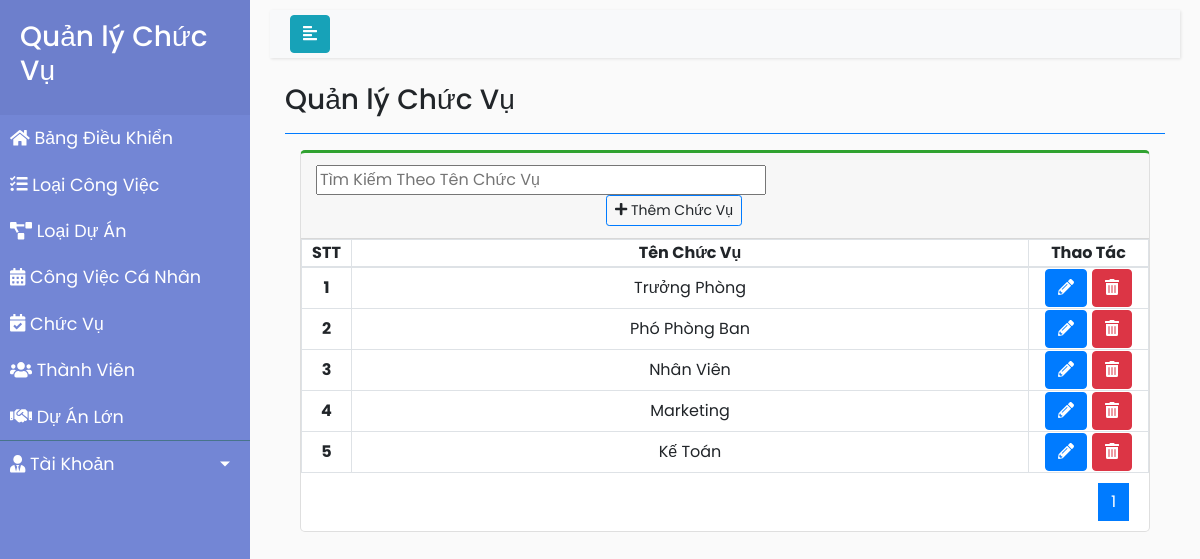
The app's page /ChucVu/index.php with its own data.
### tables this page shows
CREATE TABLE `chucvu` (
  `id` int(11) NOT NULL,
  `TenChucVu` varchar(50) NOT NULL
);

### ChucVu/index.php (the view, shortened to what this page needs)
<!DOCTYPE html>
<html>
<head>
    <link rel="stylesheet" href="https://stackpath.bootstrapcdn.com/bootstrap/4.1.0/css/bootstrap.min.css">
    <link rel="stylesheet" href="styleCV.css">
    <link rel="stylesheet" href="https://cdnjs.cloudflare.com/ajax/libs/malihu-custom-scrollbar-plugin/3.1.5/jquery.mCustomScrollbar.min.css">
</head>
<body>
    <div class="wrapper">
        <nav id="sidebar">
            <div class="sidebar-header">
                <h3>Quản lý Chức Vụ</h3>
            </div>
            <ul class="list-unstyled components" style="margin-bottom: 0px; padding: 0px">
                <li><a href="../BangDieuKhien/index.php"><i class="fas fa-home"></i> Bảng Điều Khiển</a></li>
                <li><a href="../LoaiCongViec/index.php"><i class="fas fa-tasks"></i> Loại Công Việc</a></li>
                <li><a href="../LoaiDuAn/index.php"><i class="fas fa-project-diagram"></i> Loại Dự Án</a></li>
                <li><a href="../CongViecCaNhan/index.php"><i class="fas fa-calendar-alt"></i> Công Việc Cá Nhân</a></li>
                <li><a href="index.php"><i class="fas fa-calendar-check"></i> Chức Vụ</a></li>
                <li><a href="../ThanhVien/index.php"><i class="fas fa-users"></i> Thành Viên</a></li>
                <li><a href="../DuAnLon/index.php"><i class="fas fa-handshake"></i> Dự Án Lớn</a></li>
            </ul>
            <ul style="padding-left: 0px;">
                <li>
                    <a href="#pageSubmenu" data-toggle="collapse" aria-expanded="false" class="dropdown-toggle"><i class="fas fa-user-tie"></i> Tài Khoản</a>
                </li>
            </ul>
        </nav>
        <div id="content">
            <nav class="navbar navbar-expand-lg navbar-light bg-light">
                <div class="container-fluid">
                    <button type="button" id="sidebarCollapse" class="btn btn-info">
                        <i class="fas fa-align-left"></i>
                    </button>
                </div>
            </nav>
            <div class="content-header">
                <div class="container-fluid">
                    <div class="row mb-2">
                        <div class="col-sm-6">
                            <h3 class="m-0">Quản lý Chức Vụ</h3>
                        </div>
                    </div>
                    <hr class="border-primary">
                </div>
            </div>
            <section class="content">
                <div class="container-fluid">
                    <div class="col-lg-12">
                        <div class="card card-outline card-success" style="border-top: 3px solid rgb(48, 162, 48); border-radius: 5px;">
                            <div class="card-header">
                                <div class="row">
                                    <form method="post">
                                        <input type="text" name="txtSearch" style="width: 450px; margin-left:10px" placeholder="Tìm Kiếm Theo Tên Chức Vụ">
                                    </form>
                                    <div class="card-tools" style="margin-left:300px">
                                        <a class="btn btn-block btn-sm btn-default btn-flat border-primary" href="them_cv.php"><i class="fa fa-plus"></i> Thêm Chức Vụ</a>
                                    </div>
                                </div>
                            </div>
                            <table class="table-bordered">
                                <thead>
                                    <tr>
                                        <th scope="col" style="width: 50px; text-align: center">STT</th>
                                        <th scope="col" style="text-align: center">Tên Chức Vụ</th>
                                        <th scope="col" style="width: 120px; text-align: center">Thao Tác</th>
                                    </tr>
                                </thead>
                                <tbody>
                                    <?php
                                    $conn = mysqli_connect("localhost", "root", "", "bt_qlcv");
                                    if ($conn != true) {
                                        die("connect error" . mysqli_connect_errno());
                                    } else {
                                        $sql = mysqli_query($conn, "select * from `chucvu`");
                                        $total = mysqli_num_rows($sql);
                                        $limit = 5;
                                        $total_page = ceil($total / $limit);
                                        $cr_page = isset($_GET['page']) ? $_GET['page'] : 1;
                                        $start = ($cr_page - 1) * $limit;
                                        $sql = "SELECT * FROM `chucvu` LIMIT $start,$limit";
                                        if (isset($_POST['txtSearch']) && $_POST['txtSearch'] != '') {
                                            $KeyWord = $_POST['txtSearch'];
                                            $sql = mysqli_query($conn, "SELECT * FROM  chucvu WHERE TenChucVu LIKE N'%" . $KeyWord . "%' ");
                                            $total = mysqli_num_rows($sql);
                                            $limit = 5;
                                            $total_page = ceil($total / $limit);
                                            $cr_page = isset($_GET['page']) ? $_GET['page'] : 1;
                                            $start = ($cr_page - 1) * $limit;
                                            $sql = "SELECT * FROM chucvu WHERE TenChucVu LIKE N'%" . $KeyWord . "%' LIMIT $start,$limit";
                                        } else {
                                            $sql = mysqli_query($conn, "select * from `chucvu`");
                                            $total = mysqli_num_rows($sql);
                                            $limit = 5;
                                            $total_page = ceil($total / $limit);
                                            $cr_page = isset($_GET['page']) ? $_GET['page'] : 1;
                                            $start = ($cr_page - 1) * $limit;
                                            $sql = "SELECT * FROM `chucvu` LIMIT $start,$limit";
                                        }
                                        $result = mysqli_query($conn, $sql);
                                        $idtang = 0;
                                        if ($result) {
                                            while ($row = mysqli_fetch_assoc($result)) {
                                                $idtang++;
                                                $tencv = $row['TenChucVu'];
                                                echo '<tr>
                                                      <th scope="row" style="text-align: center">' . $idtang . '</th>
                                                      <td style="text-align: center">' . $tencv . '</td>
                                                      <td style="text-align: center">
                                                            <button class = "btn btn-primary"><a href="sua_cv.php?id=' . $row['id'] . '"><i class="fas fa-pencil-alt"></i></a></button>
                                                            <button class = "btn btn-danger"><a href="xoa_cv.php?id=' . $row['id'] . '" onclick="return Del();" ><i class="fas fa-trash-alt"></i></a></button>
                                                      </td>
                                                    </tr>';
                                            }
                                        }
                                    }
                                    ?>
                                </tbody>
                            </table>
                            <ul class="pagination justify-content-end" style="margin: 10px 20px;">
                                <?php for ($i = 1; $i <= $total_page; $i++) { ?>
                                    <li class="<?php echo (($cr_page == $i) ? 'page-item active' : '') ?>" aria-current="page"><a class="page-link" href="index.php?page=<?php echo $i ?>"><?php echo $i ?></a></li>
                                <?php } ?>
                            </ul>
                        </div>
                    </div>
                </div>
            </section>
        </div>
    </div>
</body>
</html>

### ChucVu/styleCV.css (style rules this page uses)
body { font-family: 'Poppins', sans-serif; background: #fafafa; }
a, a:hover, a:focus { color: inherit; text-decoration: none; transition: all 0.3s; }
.navbar { padding: 5px 5px; background: #fff; border: none; border-radius: 0; margin-bottom: 25px; box-shadow: 1px 1px 3px rgba(0, 0, 0, 0.1); }
.wrapper { display: flex; width: 100%; }
#sidebar { width: 250px; position: fixed; top: 0; left: 0; height: 100vh; z-index: 999; background: #7386D5; color: #fff; transition: all 0.3s; }
#sidebar .sidebar-header { padding: 20px; background: #6d7fcc; }
#sidebar ul.components { padding: 0px 0px 20px; border-bottom: 1px solid #47748b; }
#sidebar ul li a { padding: 10px; font-size: 1.1em; display: block; }
a[data-toggle="collapse"] { position: relative; }
.dropdown-toggle::after { display: block; position: absolute; top: 50%; right: 20px; transform: translateY(-50%); }
#content { width: calc(100% - 250px); padding: 10px 20px; min-height: 100vh; transition: all 0.3s; position: absolute; top: 0; right: 0; }

### records on screen
chucvu: TenChucVu "Trưởng Phòng"
chucvu: TenChucVu "Phó Phòng Ban"
chucvu: TenChucVu "Nhân Viên"
chucvu: TenChucVu "Marketing"
chucvu: TenChucVu "Kế Toán"
